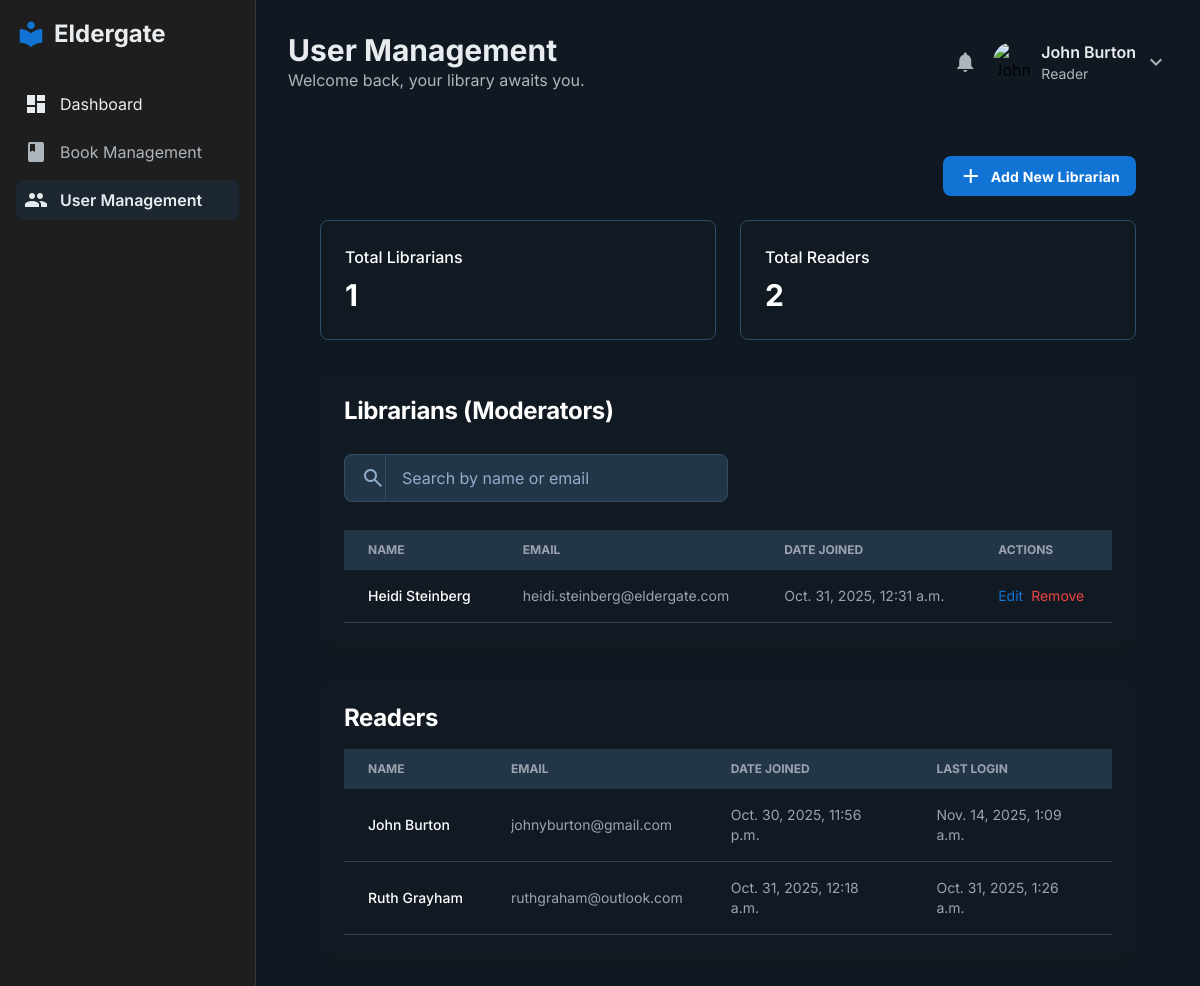
Screenshot of /account/admin-user-management/ (signed in) with the database file from the repository.
### accounts/models.py (models this page shows)
class EldergateLibraryUser(models.Model):
    id = models.AutoField(primary_key=True)
    username = models.CharField(max_length=100, unique=True)
    password = models.CharField(max_length=100)
    email = models.CharField(max_length=100)
    First_Name = models.CharField(max_length=100)
    Last_Name = models.CharField(max_length=100)
    date_joined = models.DateTimeField(auto_now_add=True)
    last_login = models.DateTimeField(blank=True, null=True)
    is_active = True
    USER_TYPE_CHOICES = [
        ('Reader', 'Reader'),
        ('Librarian', 'Librarian'),
        ('Administrator', 'Administrator'),
    ]
    model_name = models.CharField(
        max_length=100,
        choices=USER_TYPE_CHOICES,
        default='Reader',
    )
    current_reading = models.ForeignKey(Book, on_delete=models.CASCADE, null=True, blank=True)
    reading_progress = models.IntegerField(default=0)

### accounts/views.py (the view)
# urls.py: path('admin-user-management/', views.admin_user_management_view, name='admin-user-management'),
def admin_user_management_view(request):
    if request.session.get('is_authenticated'):
        all_users = EldergateLibraryUser.objects.filter(model_name='Reader')
        all_librarians = EldergateLibraryUser.objects.filter(model_name='Librarian')
        num_librarians = all_librarians.count()
        num_users = all_users.count()
        user = request.user
        title = "User Management"
        subtitle = "Welcome back, your library awaits you."
        return render(request, 'admin/admin-user-management.html', {'user': user, 'title': title, 'subtitle': subtitle, 'all_users': all_users, 'num_users': num_users, 'all_librarians': all_librarians, 'num_librarians': num_librarians})
    else:
        return redirect('login')

### templates/admin/admin-user-management.html (shortened to what this page needs)
{% extends 'admin_layout.html' %}
{% block content %}
{% include 'includes/header.html' %}
<div class="flex min-h-screen">
    <main class="flex-1 p-8">
        <div class="max-w-7xl mx-auto">
            <div class="flex flex-wrap justify-between gap-3 items-center mb-6">
                <button id="add-librarian-btn"
                    class="flex items-center justify-center gap-2 min-w-[84px] max-w-[480px] cursor-pointer overflow-hidden rounded-lg h-10 px-4 bg-primary text-white text-sm font-bold leading-normal tracking-[0.015em]">
                    <span class="material-symbols-outlined">add</span>
                    <span class="truncate">Add New Librarian</span>
                </button>
            </div>
            <div class="grid grid-cols-1 md:grid-cols-2 gap-6 mb-8">
                <div
                    class="flex flex-1 flex-col gap-2 rounded-lg p-6 border bg-white dark:bg-[#111a22] border-gray-200 dark:border-[#324d67]">
                    <p class="text-base font-medium leading-normal text-gray-700 dark:text-white">Total Librarians
                    </p>
                    <p class="tracking-light text-3xl font-bold leading-tight text-[#111a22] dark:text-white">{{ num_librarians }}
                    </p>
                </div>
                <div
                    class="flex flex-1 flex-col gap-2 rounded-lg p-6 border bg-white dark:bg-[#111a22] border-gray-200 dark:border-[#324d67]">
                    <p class="text-base font-medium leading-normal text-gray-700 dark:text-white">Total Readers</p>
                    <p class="tracking-light text-3xl font-bold leading-tight text-[#111a22] dark:text-white">{{ num_users }}
                    </p>
                </div>
            </div>
            <div class="bg-white dark:bg-[#111a22] rounded-xl shadow-md p-6 mb-8">
                <h2
                    class="text-2xl font-bold leading-tight tracking-[-0.015em] mb-4 text-[#111a22] dark:text-white">
                    Librarians (Moderators)</h2>
                <div class="py-3 mb-4">
                    <label class="flex flex-col min-w-40 h-12 w-full max-w-sm">
                        <div class="flex w-full flex-1 items-stretch rounded-lg h-full">
                            <div
                                class="text-gray-400 dark:text-[#92adc9] flex border border-gray-300 dark:border-[#324d67] bg-gray-50 dark:bg-[#233648] items-center justify-center pl-4 rounded-l-lg border-r-0">
                                <span class="material-symbols-outlined">search</span>
                            </div>
                            <input
                                class="form-input flex w-full min-w-0 flex-1 resize-none overflow-hidden rounded-r-lg text-[#111a22] dark:text-white focus:outline-0 focus:ring-2 focus:ring-primary h-full placeholder:text-gray-400 dark:placeholder:text-[#92adc9] px-4 text-base font-normal leading-normal border-gray-300 dark:border-[#324d67] bg-gray-50 dark:bg-[#233648] focus:border-primary"
                                placeholder="Search by name or email" value="" />
                        </div>
                    </label>
                </div>
                <div class="overflow-x-auto">
                    <table class="w-full text-sm text-left text-gray-500 dark:text-gray-400">
                        <thead
                            class="text-xs text-gray-700 uppercase bg-gray-50 dark:bg-[#233648] dark:text-gray-400">
                            <tr>
                                <th class="px-6 py-3" scope="col">Name</th>
                                <th class="px-6 py-3" scope="col">Email</th>
                                <th class="px-6 py-3" scope="col">Date Joined</th>
                                <th class="px-6 py-3" scope="col">Actions</th>
                            </tr>
                        </thead>
                        <tbody>
                            {% for user in all_librarians %}
                            <tr class="bg-white border-b dark:bg-[#111a22] dark:border-gray-700">
                                <th class="px-6 py-4 font-medium text-gray-900 whitespace-nowrap dark:text-white"
                                    scope="row">{{ user.First_Name }} {{ user.Last_Name }}</th>
                                <td class="px-6 py-4">{{ user.email }}</td>
                                <td class="px-6 py-4">{{ user.date_joined }}</td>
                                <td class="px-6 py-4 flex gap-2">
                                    <button class="text-primary hover:underline" data-edit-librarian-btn data-librarian-id="{{ user.id }}" data-edit-librarian-url="{% url 'admin-edit-librarian' user.id %}">Edit</button>
                                    <button class="text-red-500 hover:underline" data-delete-librarian-btn data-librarian-id="{{ user.id }}" data-delete-librarian-url="{% url 'admin-delete-librarian' user.id %}">Remove</button>
                                </td>
                            </tr>
                            {% endfor %}
                        </tbody>
                    </table>
                </div>
            </div>
            <div class="bg-white dark:bg-[#111a22] rounded-xl shadow-md p-6">
                <h2
                    class="text-2xl font-bold leading-tight tracking-[-0.015em] mb-4 text-[#111a22] dark:text-white">
                    Readers</h2>
                <div class="overflow-x-auto">
                    <table class="w-full text-sm text-left text-gray-500 dark:text-gray-400">
                        <thead
                            class="text-xs text-gray-700 uppercase bg-gray-50 dark:bg-[#233648] dark:text-gray-400">
                            <tr>
                                <th class="px-6 py-3" scope="col">Name</th>
                                <th class="px-6 py-3" scope="col">Email</th>
                                <th class="px-6 py-3" scope="col">Date Joined</th>
                                <th class="px-6 py-3" scope="col">Last Login</th>
                            </tr>
                        </thead>
                        <tbody>
                            {% for user in all_users %}
                            <tr class="bg-white border-b dark:bg-[#111a22] dark:border-gray-700">
                                <th class="px-6 py-4 font-medium text-gray-900 whitespace-nowrap dark:text-white"
                                    scope="row">{{ user.First_Name }} {{ user.Last_Name }}</th>
                                <td class="px-6 py-4">{{ user.email }}</td>
                                <td class="px-6 py-4">{{ user.date_joined }}</td>
                                <td class="px-6 py-4">{{ user.last_login }}</td>
                            </tr>
                            {% endfor %}
                        </tbody>
                    </table>
                </div>
            </div>
        </div>
    </main>
</div>
{% endblock %}

### templates/includes/header.html (shortened to what this page needs)
<header class="flex justify-between items-center mb-8">
    <div>
        <h2 class="text-3xl font-bold text-text-light dark:text-text-dark">{{ title }}</h2>
        <p class="text-subtext-light dark:text-subtext-dark">{{ subtitle }}</p>
    </div>
    <div class="flex items-center space-x-4">
        <span class="material-icons text-subtext-light dark:text-subtext-dark cursor-pointer">notifications</span>
        <div class="flex items-center space-x-2">
            <img alt="{{ user.First_Name }}'s profile picture" class="w-10 h-10 rounded-full" src="https://static.vecteezy.com/system/resources/previews/018/765/757/non_2x/user-profile-icon-in-flat-style-member-avatar-illustration-on-isolated-background-human-permission-sign-business-concept-vector.jpg"/>
            <div>
                <p class="font-semibold text-text-light dark:text-text-dark">{{ user.First_Name }} {{ user.Last_Name }}</p>
                <p class="text-sm text-subtext-light dark:text-subtext-dark">{{ user.model_name }}</p>
            </div>
            <div class="relative inline-block text-left">
                <button type="button" class="flex items-center focus:outline-none" id="menu-button" aria-expanded="true" aria-haspopup="true">
                    <span class="material-icons text-subtext-light dark:text-subtext-dark cursor-pointer">expand_more</span>
                </button>
            </div>
        </div>
    </div>
</header>

### templates/admin_layout.html (style rules this page uses)
body { font-family: 'Inter', sans-serif; }

### rows the page displays
EldergateLibraryUser: First_Name "John", Last_Name "Burton", model_name "Reader", email "johnyburton@gmail.com", date_joined "Oct. 30, 2025, 11:56 p.m.", last_login "Nov. 14, 2025, 1:09 a.m."
EldergateLibraryUser: First_Name "Heidi", Last_Name "Steinberg", email "heidi.steinberg@eldergate.com", date_joined "Oct. 31, 2025, 12:31 a.m."
EldergateLibraryUser: First_Name "Ruth", Last_Name "Grayham", email "ruthgraham@outlook.com", date_joined "Oct. 31, 2025, 12:18 a.m.", last_login "Oct. 31, 2025, 1:26 a.m."

### other values shown
{{ title }} "User Management"
{{ subtitle }} "Welcome back, your library awaits you."
{{ num_librarians }} "1"
{{ num_users }} "2"
